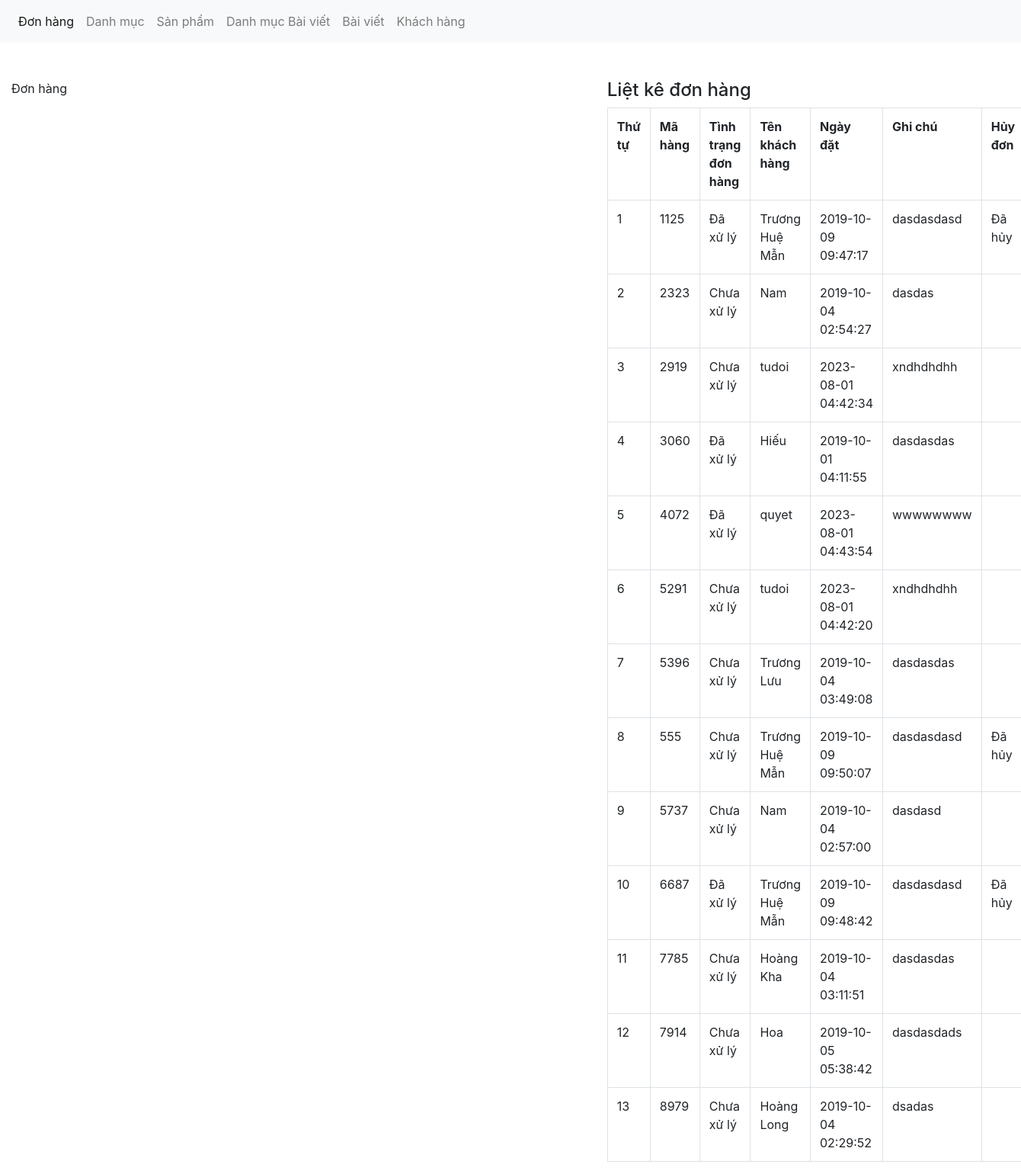
Page /admin/xulydonhang.php on the committed database.
### tables this page shows
CREATE TABLE `tbl_donhang` (
  `donhang_id` int(11) NOT NULL,
  `sanpham_id` int(11) NOT NULL,
  `soluong` int(11) NOT NULL,
  `mahang` varchar(50) NOT NULL,
  `khachhang_id` int(11) NOT NULL,
  `ngaythang` timestamp NOT NULL DEFAULT current_timestamp() ON UPDATE current_timestamp(),
  `tinhtrang` int(11) NOT NULL,
  `huydon` int(11) NOT NULL DEFAULT 0
);

CREATE TABLE `tbl_khachhang` (
  `khachhang_id` int(11) NOT NULL,
  `name` varchar(100) NOT NULL,
  `phone` varchar(50) NOT NULL,
  `address` varchar(200) NOT NULL,
  `note` text NOT NULL,
  `email` varchar(150) NOT NULL,
  `password` varchar(100) NOT NULL,
  `giaohang` int(11) NOT NULL
);

### admin/xulydonhang.php (the view, shortened to what this page needs)
<?php
	include('../db/connect.php');
?>
<!DOCTYPE html>
<html lang="en">
<head>
	<link href="../css/bootstrap.css" rel="stylesheet" type="text/css" media="all" />
</head>
<body>
	<nav class="navbar navbar-expand-lg navbar-light bg-light">
	  <div class="collapse navbar-collapse" id="navbarNav">
	    <ul class="navbar-nav">
	      <li class="nav-item active">
	        <a class="nav-link" href="xulydonhang.php">Đơn hàng <span class="sr-only">(current)</span></a>
	      </li>
	      <li class="nav-item">
	        <a class="nav-link" href="xulydanhmuc.php">Danh mục</a>
	      </li>
	      <li class="nav-item">
	        <a class="nav-link" href="xulysanpham.php">Sản phẩm</a>
	      </li>
	       <li class="nav-item">
	        <a class="nav-link" href="xulydanhmucbaiviet.php">Danh mục Bài viết</a>
	      </li>
	         <li class="nav-item">
	        <a class="nav-link" href="xulybaiviet.php">Bài viết</a>
	      </li>
	       <li class="nav-item">
	         <a class="nav-link" href="xulykhachhang.php">Khách hàng</a>
	      </li>
	    </ul>
	  </div>
	</nav><br><br>
	<div class="container-fluid">
		<div class="row">
			 <?php
			if(isset($_GET['quanly'])=='xemdonhang'){
				$mahang = $_GET['mahang'];
				$sql_chitiet = mysqli_query($con,"SELECT * FROM tbl_donhang,tbl_sanpham WHERE tbl_donhang.sanpham_id=tbl_sanpham.sanpham_id AND tbl_donhang.mahang='$mahang'");
				?>
				<div class="col-md-7">
				<p>Xem chi tiết đơn hàng</p>
			<form action="" method="POST">
				<table class="table table-bordered ">
					<tr>
						<th>Thứ tự</th>
						<th>Mã hàng</th>
						<th>Tên sản phẩm</th>
						<th>Số lượng</th>
						<th>Giá</th>
						<th>Tổng tiền</th>
						<th>Ngày đặt</th>
					</tr>
					<?php
					$i = 0;
					while($row_donhang = mysqli_fetch_array($sql_chitiet)){
						$i++;
					?>
					<tr>
						<td><?php echo $i; ?></td>
						<td><?php echo $row_donhang['mahang']; ?></td>
						<td><?php echo $row_donhang['sanpham_name']; ?></td>
						<td><?php echo $row_donhang['soluong']; ?></td>
						<td><?php echo $row_donhang['sanpham_giakhuyenmai']; ?></td>
						<td><?php echo number_format($row_donhang['soluong']*$row_donhang['sanpham_giakhuyenmai']).'vnđ'; ?></td>
						<td><?php echo $row_donhang['ngaythang'] ?></td>
						<input type="hidden" name="mahang_xuly" value="<?php echo $row_donhang['mahang'] ?>">
					</tr>
					 <?php
					}
					?>
				</table>
				<select class="form-control" name="xuly">
					<option value="1">Đã xử lý | Giao hàng</option>
					<option value="0">Chưa xử lý</option>
				</select><br>
				<input type="submit" value="Cập nhật đơn hàng" name="capnhatdonhang" class="btn btn-success">
			</form>
				</div>
			<?php
			}else{
				?>
				<div class="col-md-7">
					<p>Đơn hàng</p>
				</div>
				<?php
			}
				?>
			<div class="col-md-5">
				<h4>Liệt kê đơn hàng</h4>
				<?php
				$sql_select = mysqli_query($con,"SELECT * FROM tbl_sanpham,tbl_khachhang,tbl_donhang WHERE tbl_donhang.sanpham_id=tbl_sanpham.sanpham_id AND tbl_donhang.khachhang_id=tbl_khachhang.khachhang_id GROUP BY mahang ");
				?>
				<table class="table table-bordered ">
					<tr>
						<th>Thứ tự</th>
						<th>Mã hàng</th>
						<th>Tình trạng đơn hàng</th>
						<th>Tên khách hàng</th>
						<th>Ngày đặt</th>
						<th>Ghi chú</th>
						<th>Hủy đơn</th>
					</tr>
					<?php
					$i = 0;
					while($row_donhang = mysqli_fetch_array($sql_select)){
						$i++;
					?>
					<tr>
						<td><?php echo $i; ?></td>
						<td><?php echo $row_donhang['mahang']; ?></td>
						<td><?php
							if($row_donhang['tinhtrang']==0){
								echo 'Chưa xử lý';
							}else{
								echo 'Đã xử lý';
							}
						?></td>
						<td><?php echo $row_donhang['name']; ?></td>
						<td><?php echo $row_donhang['ngaythang'] ?></td>
						<td><?php echo $row_donhang['note'] ?></td>
						<td><?php if($row_donhang['huydon']==0){ }elseif($row_donhang['huydon']==1){
							echo '<a href="xulydonhang.php?quanly=xemdonhang&mahang='.$row_donhang['mahang'].'&xacnhanhuy=2">Xác nhận hủy đơn</a>';
						}else{
							echo 'Đã hủy';
						}
						?></td>
					</tr>
					 <?php
					}
					?>
				</table>
			</div>
		</div>
	</div>
</body>
</html>

### rows in the picture
tbl_donhang: mahang "1125", tinhtrang "Đã xử lý", khachhang.name "Trương Huệ Mẫn", ngaythang "2019-10-09 09:47:17", khachhang.note "dasdasdasd", huydon "Đã hủy"
tbl_donhang: mahang "2323", tinhtrang "Chưa xử lý", khachhang.name "Nam", ngaythang "2019-10-04 02:54:27", khachhang.note "dasdas"
tbl_donhang: mahang "2919", tinhtrang "Chưa xử lý", khachhang.name "tudoi", ngaythang "2023-08-01 04:42:34", khachhang.note "xndhdhdhh"
tbl_donhang: mahang "3060", tinhtrang "Đã xử lý", khachhang.name "Hiếu", ngaythang "2019-10-01 04:11:55", khachhang.note "dasdasdas"
tbl_donhang: mahang "4072", tinhtrang "Đã xử lý", khachhang.name "quyet", ngaythang "2023-08-01 04:43:54", khachhang.note "wwwwwwww"
tbl_donhang: mahang "5291", tinhtrang "Chưa xử lý", khachhang.name "tudoi", ngaythang "2023-08-01 04:42:20", khachhang.note "xndhdhdhh"
tbl_donhang: mahang "5396", tinhtrang "Chưa xử lý", khachhang.name "Trương Lưu", ngaythang "2019-10-04 03:49:08", khachhang.note "dasdasdas"
tbl_donhang: mahang "555", tinhtrang "Chưa xử lý", khachhang.name "Trương Huệ Mẫn", ngaythang "2019-10-09 09:50:07", khachhang.note "dasdasdasd", huydon "Đã hủy"
tbl_donhang: mahang "5737", tinhtrang "Chưa xử lý", khachhang.name "Nam", ngaythang "2019-10-04 02:57:00", khachhang.note "dasdasd"
tbl_donhang: mahang "6687", tinhtrang "Đã xử lý", khachhang.name "Trương Huệ Mẫn", ngaythang "2019-10-09 09:48:42", khachhang.note "dasdasdasd", huydon "Đã hủy"
tbl_donhang: mahang "7785", tinhtrang "Chưa xử lý", khachhang.name "Hoàng Kha", ngaythang "2019-10-04 03:11:51", khachhang.note "dasdasdas"
tbl_donhang: mahang "7914", tinhtrang "Chưa xử lý", khachhang.name "Hoa", ngaythang "2019-10-05 05:38:42", khachhang.note "dasdasdads"
tbl_donhang: mahang "8979", tinhtrang "Chưa xử lý", khachhang.name "Hoàng Long", ngaythang "2019-10-04 02:29:52", khachhang.note "dsadas"
